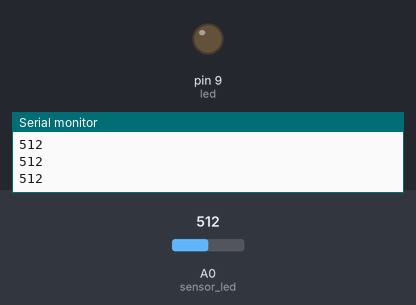
Simulated run of this sketch. Board: Arduino Uno, built with avr-gcc and run on an emulated ATmega328P. Parts: output pins drawn as LEDs (lit = HIGH), the last lines printed to the serial monitor. Inputs (shaded band) come from the test bench; at power-on: A0 (sensor_led) = 512.

Above: at 1.2 s.
1.3 s: A0 (sensor_led) set to 485
At 1.7 s:
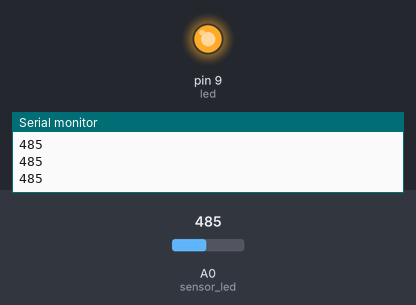
2.8 s: A0 (sensor_led) set to 510
At 4.0 s:
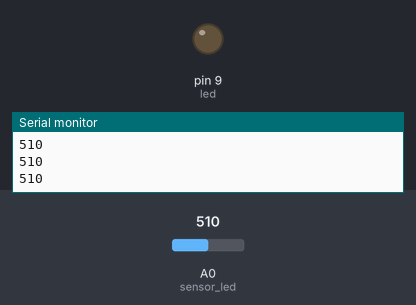
4.3 s: A0 (sensor_led) set to 490
At 5.2 s:
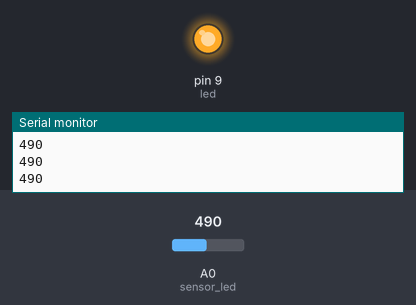
Timing chart, 0 to 7.3 s (numbered marks = the images above; inputs shaded):
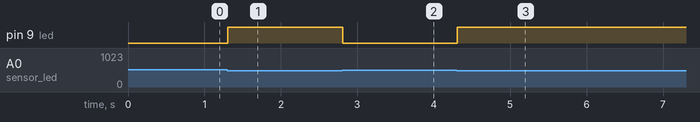

The sketch:

night-light_sensor.ino
```cpp
const int led = 9;
const int sensor_led = A0;
int sensor;
const int threshold = 500;

void setup() {
  // put your setup code here, to run once:
  pinMode(led,OUTPUT);
  Serial.begin(9600);
}

void loop() {
  // put your main code here, to run repeatedly:
  sensor = analogRead(sensor_led);
  Serial.println(sensor);
if (sensor<threshold) {
  digitalWrite(led,HIGH);
}
else{digitalWrite(led,LOW);
}
}
```

Measured:
- the behaviour switches between 500 and 499 on A0 (sensor_led) (found by bisection; images 0 and 1)
- after the input at 1.3 s, pin 9 (led): LOW → HIGH at once
- after the input at 2.8 s, pin 9 (led): HIGH → LOW at once
- after the input at 4.3 s, pin 9 (led): LOW → HIGH at once
